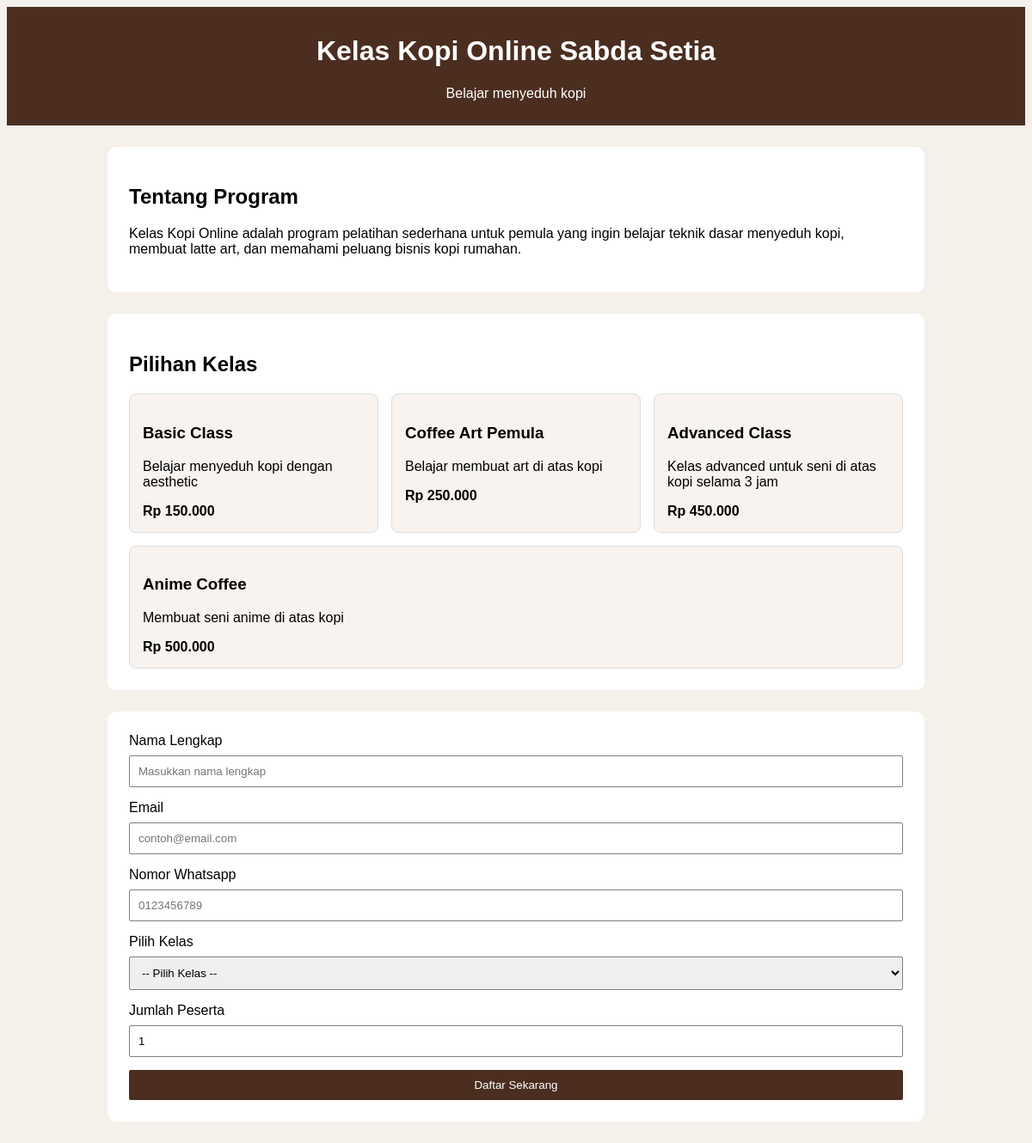
The page / on the database its author committed.
### tables this page shows
CREATE TABLE `courses` (
  `id` int(5) NOT NULL,
  `name` varchar(20) DEFAULT NULL,
  `description` text DEFAULT NULL,
  `price` double DEFAULT NULL
);

### index.php (the view, shortened to what this page needs)
<?php
include "header.php";
include "koneksi.php";
?>
<!DOCTYPE html>
<html lang="en">
<head>
    <link rel="stylesheet" href="style/cssstyle.css">
</head>
<body>
    <section>
            <h2>Tentang Program</h2>
            <p>Kelas Kopi Online adalah program pelatihan sederhana untuk pemula yang ingin belajar teknik dasar menyeduh kopi, membuat latte art, dan memahami peluang bisnis kopi rumahan.</p>
    </section>
    <section>
        <h2>Pilihan Kelas</h2>
        <div class="cards">
            <?php
            $sql = "select * from courses";
            $query = mysqli_query($conn, $sql);
            while ($result = mysqli_fetch_array($query)) {
            ?>
                <div class="card">
                    <h3><?= $result['name'] ?></h3>
                    <p>
                        <?= $result['description'] ?>
                    </p>
                    <strong>Rp <?= number_format($result['price'], 0, ',', '.') ?></strong>
                </div>
            <?php
            }
            ?>
        </div>
    </section>
    <?php include "frm_pendaftaran.php"; ?>
</body>
</html>

### header.php (shortened to what this page needs)
<!DOCTYPE html>
<html lang="en">
<head>
    <link rel="stylesheet" href="Style/cssstyle.css">
</head>
<body>
    <header>
        <h1>Kelas Kopi Online Sabda Setia</h1>
        <p>Belajar menyeduh kopi</p>
    </header>
</body>
</html>

### frm_pendaftaran.php (shortened to what this page needs)
<link rel="stylesheet" href="Style/cssstyle.css">
<section>
    <form action="sv_pendaftaran.php" method="post">
        <label>Nama Lengkap</label>
        <input type="text" name="full_name" placeholder="Masukkan nama lengkap">
        <label>Email</label>
        <input type="email" name="email" placeholder="contoh@email.com">
        <label>Nomor Whatsapp</label>
        <input type="text" name="phone_number" placeholder="0123456789">
        <label>Pilih Kelas</label>
            <select name="course_id">
                <option value="">-- Pilih Kelas --</option>
        </select>
        <label>Jumlah Peserta</label>
        <input type="number" name="participant_count" min="1" value="1">
        <button type="submit" name="daftar">Daftar Sekarang</button>
    </form>
</section>

### Style/cssstyle.css (style rules this page uses)
body { font-family: Arial, Helvetica, sans-serif; }
header { background-color: #4b2e1f; color: white; text-align: center; padding: 1%; }
section { max-width: 900px; margin: 25px auto; background: white; padding: 25px; border-radius: 10px; }
.card { flex: 1; flex-wrap: wrap; background-color: #f8f3ef; border-radius: 8px; border: 1px solid #ddd;; padding: 15px; min-width: 250px; }
.cards { display: flex; gap: 15px; flex-wrap: wrap; }
form { place-self: center; width: 100%; }
input, select { place-self: center; display: block; width: 100%; padding: 10px; margin-top: 8px; margin-bottom: 15px; border: gray 1px solid; border-radius: 2px; box-sizing: border-box; }
button { place-self: center; width: 100%; box-sizing: border-box; padding: 10px; background-color: #4b2e1f; color: white; border-style: none; border-radius: 2px; }
body { background-color: #f5f0ea; font-family: Arial, sans-serif; }

### rows shown on the page
courses: name "Basic Class", description "Belajar menyeduh kopi dengan aesthetic", price "150.000"
courses: name "Coffee Art Pemula", description "Belajar membuat art di atas kopi", price "250.000"
courses: name "Advanced Class", description "Kelas advanced untuk seni di atas kopi selama 3 jam", price "450.000"
courses: name "Anime Coffee", description "Membuat seni anime di atas kopi", price "500.000"
